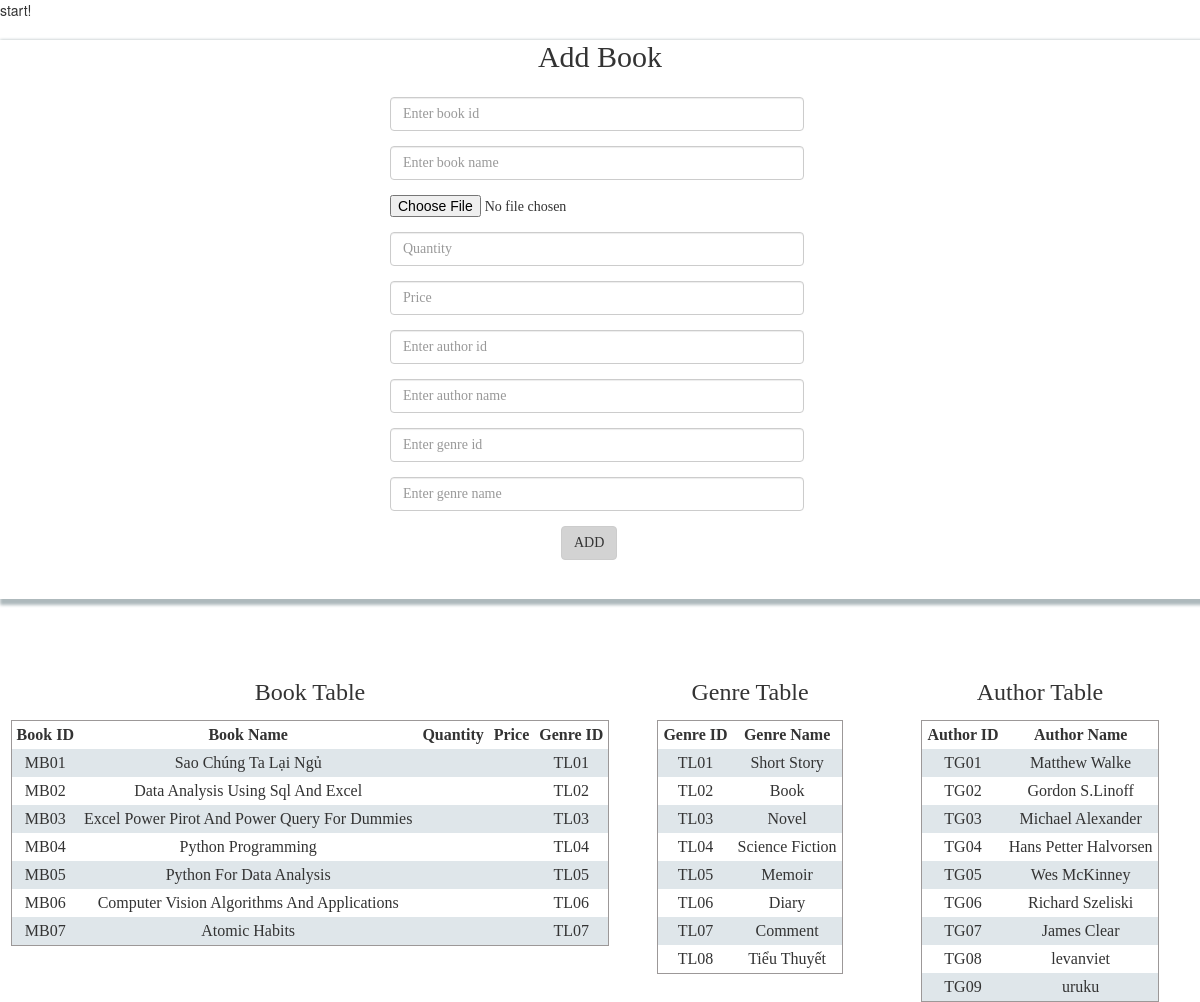
/PHP/admin/add_book.php, run on the app's committed database.
### tables this page shows
CREATE TABLE `book` (
  `Book_id` varchar(50) NOT NULL,
  `Book_name` varchar(500) DEFAULT NULL,
  `File_pdf` varchar(255) NOT NULL,
  `Genre_id` varchar(50) DEFAULT NULL
);

CREATE TABLE `genre` (
  `Genre_id` varchar(50) NOT NULL,
  `Genre_name` varchar(200) DEFAULT NULL
);

CREATE TABLE `author` (
  `Author_id` varchar(50) NOT NULL,
  `Author_name` varchar(100) DEFAULT NULL
);

### PHP/libs/helper.php (called while the page is built, shortened)
<?php
class Database
{
    private static $dsn = 'mysql:host=localhost;dbname=quan_ly_thu_vien';
    private static $username = "root";
    private static $password = "";
    private static $con = null;
    public static function db_connect()
    {
        try {
            if (is_null(self::$con)) {
                self::$con = new PDO(self::$dsn, self::$username, self::$password);
                self::$con->setAttribute(PDO::ATTR_ERRMODE, PDO::ERRMODE_WARNING);
            }
        } catch (PDOException $e) {
            $error_message = $e->getMessage();
            include_once '../errors/database_error.php';
        }
    }
    public static function db_disconnect()
    {
        if (!is_null(self::$con)) {
            self::$con = null;
        }
    }
    public static function db_execute($sql = '')
    {
        if (!is_null(self::$con)) {
            $result = self::$con->prepare($sql);
            $result->execute();
            if ($result->rowCount() > 0) {
                return true;
            }
        }
        return false;
    }
    public static function db_get_list($sql = '')
    {
        if (!is_null(self::$con)) {
            $result = self::$con->prepare($sql);
            $result->execute();
            if ($result->rowCount() > 0) {
                $rows = $result->fetchAll();
                return $rows;
            }
        }
        return false;
    }
}

### PHP/admin/add_book.php (the view, shortened to what this page needs)
<?php
include('../libs/helper.php');
?>
<!DOCTYPE html>
<html lang="en">
<head>
    <link rel="stylesheet" href="https://maxcdn.bootstrapcdn.com/bootstrap/3.4.1/css/bootstrap.min.css">
    <link rel="stylesheet" href="../../CSS/add_book.css">
</head>
<body>
    <div class="add_book">
        <h2>Add Book</h2>
        <div id="form_add_book">
            <div class="form">
                <form class="form-horizontal" action="<?php echo htmlspecialchars($_SERVER["PHP_SELF"]); ?>" method="post" enctype="multipart/form-data">
                    <div class="form-group">
                        <div class="col-sm-10">
                            <input id="input" type="text" class="form-control" name="book_id" placeholder="Enter book id" required required>
                        </div>
                    </div>
                    <div class="form-group">
                        <div class="col-sm-10">
                            <input id="input" type="text" class="form-control" name="book_name" placeholder="Enter book name" required>
                        </div>
                    </div>
                    <div class="form-group">
                        <div class="col-sm-10">
                            <input type="file" name="pdfFile" id="pdfFile">
                        </div>
                    </div>
                    <div class="form-group">
                        <div class="col-sm-10">
                            <input id="input" type="number" class="form-control" name="quantity" placeholder="Quantity" required>
                        </div>
                    </div>
                    <div class="form-group">
                        <div class="col-sm-10">
                            <input id="input" type="number" class="form-control" name="price" placeholder="Price" required>
                        </div>
                    </div>
                    <div class="form-group">
                        <div class="col-sm-10">
                            <input id="input" type="text" class="form-control" name="author_id" placeholder="Enter author id" required>
                        </div>
                    </div>
                    <div class="form-group">
                        <div class="col-sm-10">
                            <input id="input" type="text" class="form-control" name="author_name" placeholder="Enter author name" required>
                        </div>
                    </div>
                    <div class="form-group">
                        <div class="col-sm-10">
                            <input id="input" type="text" class="form-control" name="genre_id" placeholder="Enter genre id" required>
                        </div>
                    </div>
                    <div class="form-group">
                        <div class="col-sm-10">
                            <input id="input" type="text" class="form-control" name="genre_name" placeholder="Enter genre name" required>
                        </div>
                    </div>
                    <div class="form-group">
                        <div id="btn" class="col-sm-offset-2 col-sm-10">
                            <button type="submit" class="btn btn-default">ADD</button>
                        </div>
                    </div>
                </form>
            </div>
        </div>
    </div>
    <div class="full_display">
        <div class="display_book">
            <h3>Book Table</h3>
            <?php
            $sql_select_book = "SELECT * FROM book ";
            if (Database::db_execute($sql_select_book)) {
                echo '<table>';
                echo '<tr>';
                echo '<th>Book ID</th>';
                echo '<th>Book Name</th>';
                echo '<th>Quantity</th>';
                echo '<th>Price</th>';
                echo '<th>Genre ID</th>';
                echo '</tr>';
                $books = Database::db_get_list($sql_select_book);
                foreach ($books as $book) {
                    echo '<tr>';
                    echo '<td>' . $book["Book_id"] . '</td>';
                    echo '<td>' . $book["Book_name"] . '</td>';
                    echo '<td>' . $book["quantity"] . '</td>';
                    echo '<td>' . $book["Price"] . '</td>';
                    echo '<td>' . $book["Genre_id"] . '</td>';
                    echo '</tr>';
                }
                echo '</table>';
            }
            ?>
        </div>
        <div class="display_genre">
            <h3>Genre Table</h3>
            <?php
            $sql_select_genre = "SELECT * FROM genre ";
            if (Database::db_execute($sql_select_genre)) {
                echo '<table>';
                echo '<tr>';
                echo '<th>Genre ID</th>';
                echo '<th>Genre Name</th>';
                echo '</tr>';
                $genres = Database::db_get_list($sql_select_genre);
                foreach ($genres as $genre) {
                    echo '<tr>';
                    echo '<td>' . $genre["Genre_id"] . '</td>';
                    echo '<td>' . $genre["Genre_name"] . '</td>';
                    echo '</tr>';
                }
                echo '</table>';
            }
            ?>
        </div>
        <div class="display_author">
            <h3>Author Table</h3>
            <?php
            $sql_select_author = "SELECT * FROM author ";
            if (Database::db_execute($sql_select_author)) {
                echo '<table>';
                echo '<tr>';
                echo '<th>Author ID</th>';
                echo '<th>Author Name</th>';
                echo '</tr>';
                $authors = Database::db_get_list($sql_select_author);
                foreach ($authors as $author) {
                    echo '<tr>';
                    echo '<td>' . $author["Author_id"] . '</td>';
                    echo '<td>' . $author["Author_name"] . '</td>';
                    echo '</tr>';
                }
                echo '</table>';
            }
            ?>
        </div>
    </div>
</body>
</html>

### CSS/add_book.css (style rules this page uses)
* { margin: 0; padding: 0; font-family: 'Poppins'; }
table, th, td { border-collapse: collapse; padding: 5px; text-align: center; margin: auto; }
tr:nth-child(even) { background-color: #dfe6ea; }
table { border: 1px solid rgb(156, 152, 152); }
.full_display { display: flex; justify-content: space-around; margin-top: 5%; }
.full_display h3 { text-align: center; margin-bottom: 15px; }
.display_book { width: 50%; }
.display_genre { width: 20%; }
.display_author { width: 25%; }
.add_book { padding-bottom: 2%; box-shadow: 3px 3px 3px 3px rgb(174, 185, 188); }
.add_book h2 { text-align: center; margin-bottom: 2%; }
#form_add_book { width: 35%; margin: auto; }
#input { width: 120%; }
#btn { margin-left: 38%; }
#btn button { background-color: lightgrey; }

### data on the page
book: Book_id "MB01", Book_name "Sao Chúng Ta Lại Ngủ", Genre "TL01"
book: Book_id "MB02", Book_name "Data Analysis Using Sql And Excel", Genre "TL02"
book: Book_id "MB03", Book_name "Excel Power Pirot And Power Query For Dummies", Genre "TL03"
book: Book_id "MB04", Book_name "Python Programming", Genre "TL04"
book: Book_id "MB05", Book_name "Python For Data Analysis", Genre "TL05"
book: Book_id "MB06", Book_name "Computer Vision Algorithms And Applications", Genre "TL06"
book: Book_id "MB07", Book_name "Atomic Habits", Genre "TL07"
genre: Genre_id "TL01", Genre_name "Short Story"
genre: Genre_id "TL02", Genre_name "Book"
genre: Genre_id "TL03", Genre_name "Novel"
genre: Genre_id "TL04", Genre_name "Science Fiction"
genre: Genre_id "TL05", Genre_name "Memoir"
genre: Genre_id "TL06", Genre_name "Diary"
genre: Genre_id "TL07", Genre_name "Comment"
genre: Genre_id "TL08", Genre_name "Tiểu Thuyết"
author: Author_id "TG01", Author_name "Matthew Walke"
author: Author_id "TG02", Author_name "Gordon S.Linoff"
author: Author_id "TG03", Author_name "Michael Alexander"
author: Author_id "TG04", Author_name "Hans Petter Halvorsen"
author: Author_id "TG05", Author_name "Wes McKinney"
author: Author_id "TG06", Author_name "Richard Szeliski"
author: Author_id "TG07", Author_name "James Clear"
author: Author_id "TG08", Author_name "levanviet"
author: Author_id "TG09", Author_name "uruku"
